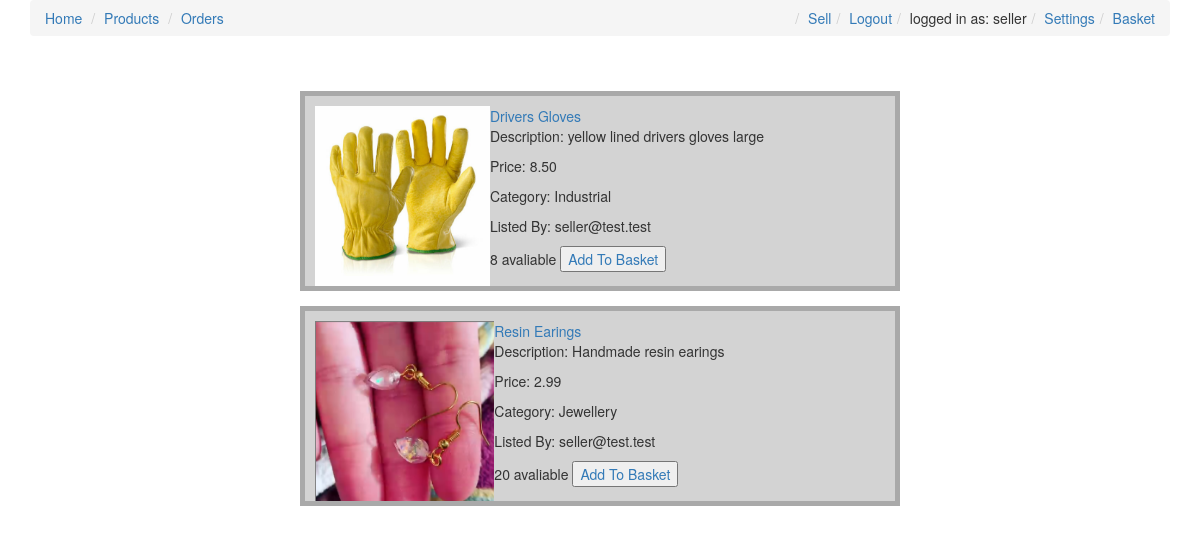
Page /products/my_products_list/ (signed in) on the committed database.
### accounts/models.py (models this page shows)
class CustomUser(AbstractBaseUser, PermissionsMixin):
	email = models.EmailField(_('email address'), unique=True)
	first_name = models.CharField(max_length=40)
	last_name = models.CharField(max_length=40)
	is_buyer = models.BooleanField(default=True)
	is_seller = models.BooleanField(default=False)
	is_staff = models.BooleanField(default=False)
	is_active = models.BooleanField(default=True)
	date_joined = models.DateTimeField(default=timezone.now)
	stripe_customer_id = models.CharField(max_length=40)
	stripe_seller_id = models.CharField(max_length=40, default= '')
	stripe_seller_TOS_accepted = models.BooleanField(default=False)
	USERNAME_FIELD = 'email'
	REQUIRED_FIELDS = []
	objects = CustomUserManager()
	def __str__(self):
		return self.email

### products/models.py (models this page shows, shortened)
class Product(models.Model):
	item_id = models.IntegerField(unique=True)
	title = models.CharField(max_length=120)
	image = models.ImageField(upload_to='images', blank=True)
	description = models.TextField(blank=True, null=True)
	price = models.DecimalField(decimal_places=2, max_digits=10000)
	category = models.ForeignKey(Category, on_delete=models.CASCADE)
	summary = models.TextField(blank=False,null=False)
	quantity = models.PositiveIntegerField()
	featured = models.BooleanField()
	listedBy = models.ForeignKey(CustomUser, on_delete=models.CASCADE)
	def get_absolute_url(self):
		return reverse('products:product_detail', kwargs={'item_id': self.item_id})

class Category(models.Model):
	category = models.CharField(max_length=120)
	def __str__(self):
		return self.category

### products/views.py (the view)
# urls.py: path('my_products_list/', views.my_products_view, name = 'my_product_list'),
def my_products_view(request, *args, **kwargs):
	queryset = Product.objects.all()
	queryset = queryset.filter(listedBy=request.user)
	context = {
		'object_list' : queryset
	}
	return render(request, 'products/my_product_list.html', context)

### products/templates/products/my_product_list.html
{% extends 'base.html' %}
{% block content %}
<br>
{% for instance in object_list %}
<div class="listing">
<a href='{{ instance.get_absolute_url }}' > {{ instance.title }} </a>
{% if instance.image %}
<img src="{{ instance.image.url }}">
{% endif %}
<p> Description: {{ instance.description }} </p>
<p> Price: {{ instance.price }} </p>
<p> Category: {{ instance.category }}</p>
<p> Listed By: {{ instance.listedBy }}</p>
<p>{{ instance.quantity }} avaliable <a href="{% url 'products:add_to_basket' instance.item_id 1 %}"><button>Add To Basket</button></a></p>
</div>
{% endfor %}
{% endblock %}

### templates/base.html (shortened to what this page needs)
<!DOCTYPE html>
<html>
<head>
	<link rel="stylesheet" href="https://maxcdn.bootstrapcdn.com/bootstrap/3.3.7/css/bootstrap.min.css">
	{% load static %}
	<link rel="stylesheet" type="text/css" href="{% static 'css/style.css'%}">
</head>
<body>
	<div class="container">
		<ol class="breadcrumb">
			<li><a href="{% url 'pages:home' %}">Home</a></li>
			<li><a href="{% url 'products:product_list' %}">Products</a></li>
			<li><a href="{% url 'orders:order_list'%}">Orders</a></li>
			{% if not request.user.is_authenticated %}
				<li class='pull-right'><a href="{% url 'accounts:signup' %}">Sign Up</a></li>
				<li class="pull-right"><a href="{% url 'accounts:login' %}">Login</a></li>
			{% else %}
				<li class="pull-right"><a href="{% url 'products:basket'%}">Basket</a></li>
				<li class="pull-right"><a href="{% url 'accounts:settings' %}">Settings</a></li>
				<li class="pull-right">logged in as: {{ request.user.first_name }} </li>
				<li class="pull-right"><a href="{% url 'accounts:logout' %}">Logout</a></li>
				<li class="pull-right"><a href="{% url 'accounts:sellers_hub' %}">Sell</a></li>
			{% endif %}
		</ol>
	</div>
	{% block content %}
	{% endblock %}
</body>
</html>

### static/css/style.css (style rules this page uses)
.listing { position: relative; background-color: lightgrey; border: 5px solid darkgrey; margin-top: 15px; padding: 10px; height: 200px; left:25%; width: 50%; text-align: left; }
img { max-height: 180px; float: left }

### rows in the picture
CustomUser: user.first_name "seller"
Product: title "Drivers Gloves", image (picture), description "yellow lined drivers gloves large", price "8.50", category "Industrial", listedBy "seller@test.test", quantity "8"
Product: title "Resin Earings", image (picture), description "Handmade resin earings", price "2.99", category "Jewellery", listedBy "seller@test.test", quantity "20"
